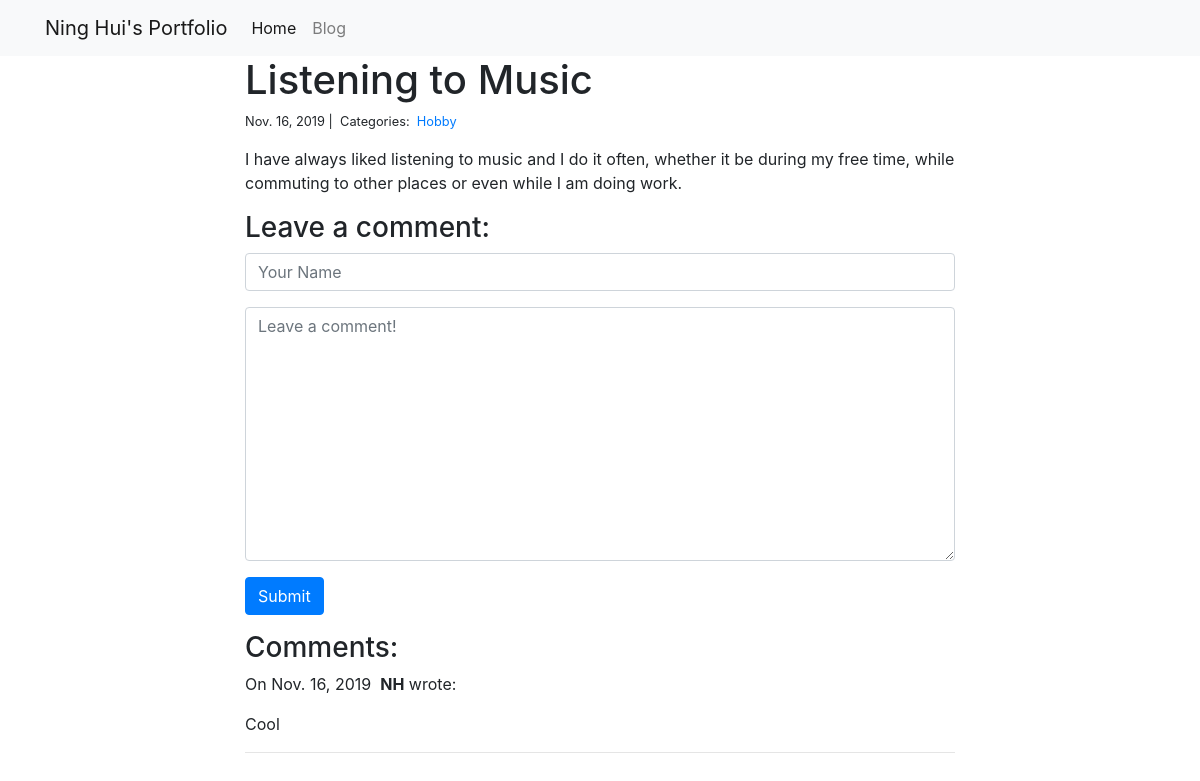
/blog/5/, run on the app's committed database.
### blog/models.py (models this page shows)
class Post(models.Model):
    title = models.CharField(max_length=255)
    body = models.TextField()
    created_on = models.DateTimeField(auto_now_add=True)
    last_modified = models.DateTimeField(auto_now=True)
    categories = models.ManyToManyField("Category", related_name="posts")

class Category(models.Model):
    name = models.CharField(max_length=20)

class Comment(models.Model):
    author = models.CharField(max_length=60)
    body = models.TextField()
    created_on = models.DateTimeField(auto_now_add=True)
    post = models.ForeignKey("Post", on_delete=models.CASCADE)

### blog/views.py (the view, shortened to what this page needs)
# urls.py: path("<int:pk>/", views.blog_detail, name="blog_detail"),
def blog_detail(request, pk):
    post = Post.objects.get(pk=pk)
    comments = Comment.objects.filter(post=post)
    form = CommentForm()
    context = {"post": post, "comments": comments, "form": form}
    return render(request, "blog_detail.html", context)

### blog/forms.py
class CommentForm(forms.Form):
    author = forms.CharField(
        max_length=60,
        widget=forms.TextInput(
            attrs={"class": "form-control", "placeholder": "Your Name"}
        ),
    )
    body = forms.CharField(
        widget=forms.Textarea(
            attrs={"class": "form-control", "placeholder": "Leave a comment!"}
        )
    )

### blog/templates/blog_detail.html (shortened to what this page needs)
{% extends "base.html" %}
{% block page_content %}
<head>
</head>
<div class="col-md-8 offset-md-2">
    <h1>{{ post.title }}</h1>
    <small>
        {{ post.created_on.date }} |&nbsp;
        Categories:&nbsp;
        {% for category in post.categories.all %}
        <a href="{% url 'blog_category' category.name %}">
            {{ category.name }}
        </a>&nbsp;
        {% endfor %}
    </small>
    <p>{{ post.body | linebreaks }}</p>
    <h3>Leave a comment:</h3>
    <form action="/blog/{{ post.pk }}/" method="post">
        <div class="form-group">
            {{ form.author }}
        </div>
        <div class="form-group">
            {{ form.body }}
        </div>
        <button type="submit" class="btn btn-primary" name="submitBtn">Submit</button>
    </form>
    <h3>Comments:</h3>
    {% for comment in comments %}
    <p>
        On {{comment.created_on.date }}&nbsp;
        <b name="authorComment">{{ comment.author }}</b> wrote:
    </p>
    <p name="bodyComment">{{ comment.body }}</p>
    <hr>
    {% endfor %}
</div>
{% endblock %}

### data on the page
Post: title "Listening to Music", created_on "Nov. 16, 2019", body "I have always liked listening to music and I do it often, whether it be during my free time, while commuting to other places or even while I am doing work."
Category: name "Hobby"
Comment: created_on "Nov. 16, 2019", author "NH", body "Cool"
